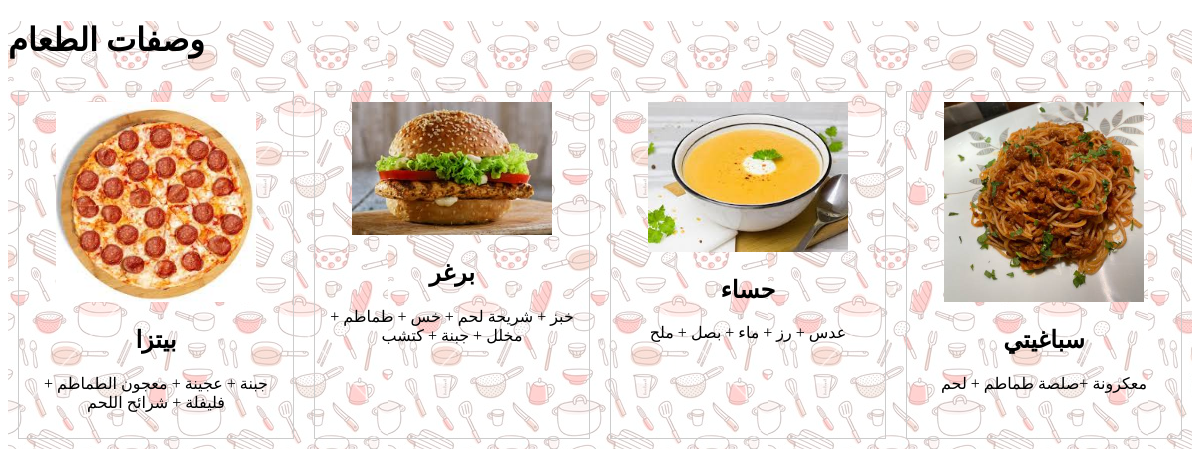
The page / on the database its author committed.
### gallery/models.py (models this page shows, shortened)
class Product(models.Model):
    name = models.CharField(max_length=255)
    description = models.TextField()
    image = models.ImageField(upload_to='products/')
    created_at = models.DateTimeField(auto_now_add=True)
    updated_at = models.DateTimeField(auto_now=True)

### gallery/views.py (the view)
# urls.py: path('', views.product_list, name='product_list'),
def product_list(request):
    products = Product.objects.all()
    return render(request, 'index.html', {'products': products})

### gallery/templates/index.html (shortened to what this page needs)
<!DOCTYPE html>
<html lang="en">
<head>
    <r
    <meta charset="UTF-8">
</head>
<body  >
     <div class="img"> </div>
    <h1>وصفات الطعام</h1>
    <ul class="product-list">
        {% for product in products %}
            <li class="product-item">
                <a href="#">
                    <img src="{{ product.image.url }}" alt="{{ product.name }}" width="200">
                </a>
                <h2>{{ product.name }}</h2>
                <p>{{ product.description }}</p>
            </li>
        {% endfor %}
    </ul>
</body>
</html>

### gallery/templates/index.html (style rules this page uses)
body { position: relative; }
.img { position:absolute; top: 0; right: 0; left: 0; bottom: 0; background-image: url('media/products/bg.jpg'); opacity: 0.3; z-index: -1; }
.product-list { display: flex; flex-wrap: wrap; justify-content: space-between; list-style: none; padding: 0; }
.product-item { flex: 1; max-width: 30%; margin: 10px; border: 1px solid #ccc; padding: 10px; text-align: center; }

### rows shown on the page
Product: image (picture), name "بيتزا", description "جبنة + عجينة + معجون الطماطم + فليفلة + شرائح اللحم"
Product: image (picture), name "برغر", description "خبز + شريحة لحم + خس + طماطم + مخلل + جبنة + كتشب"
Product: image (picture), name "حساء", description "عدس + رز + ماء + بصل + ملح"
Product: image (picture), name "سباغيتي", description "معكرونة +صلصة طماطم + لحم"
